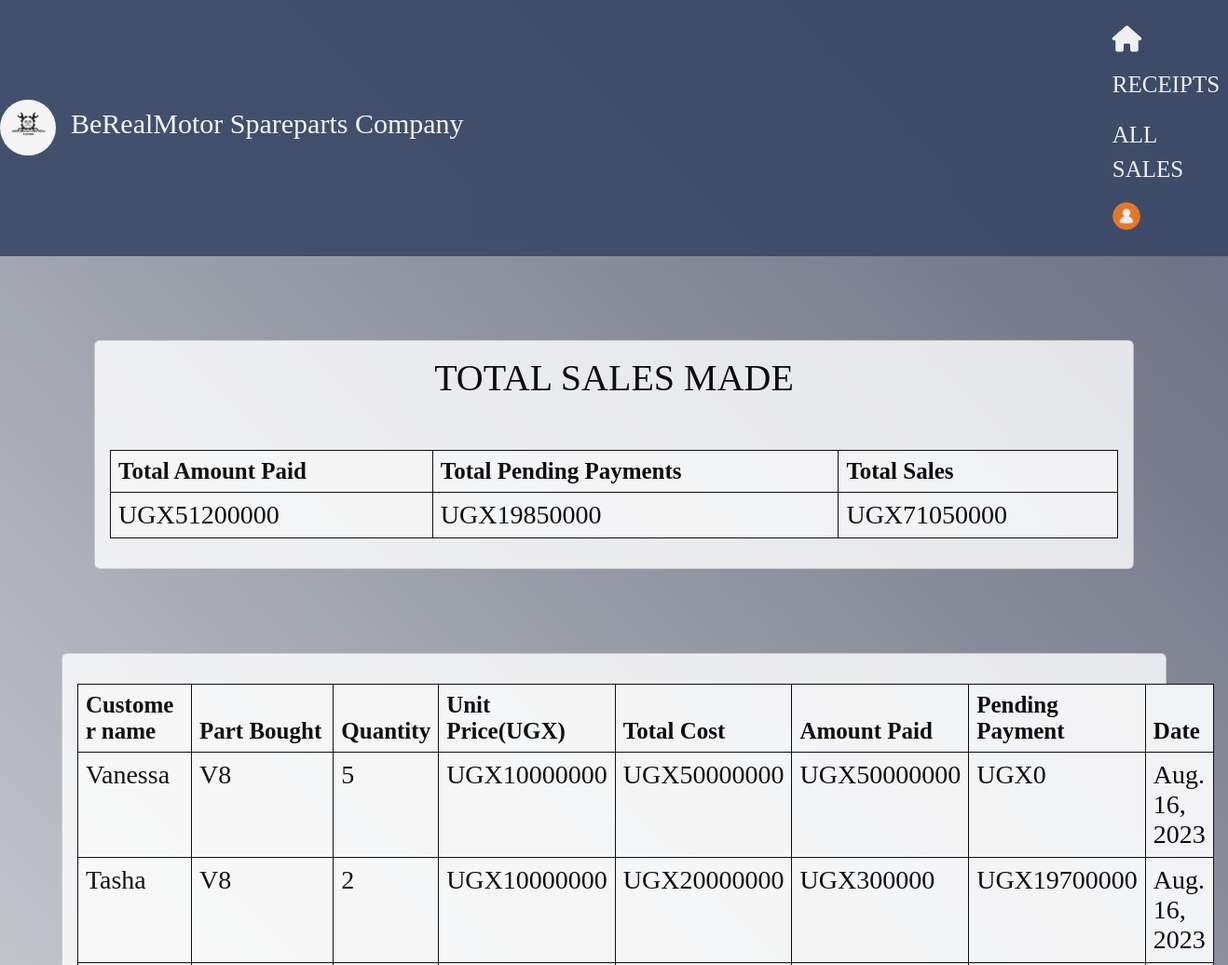
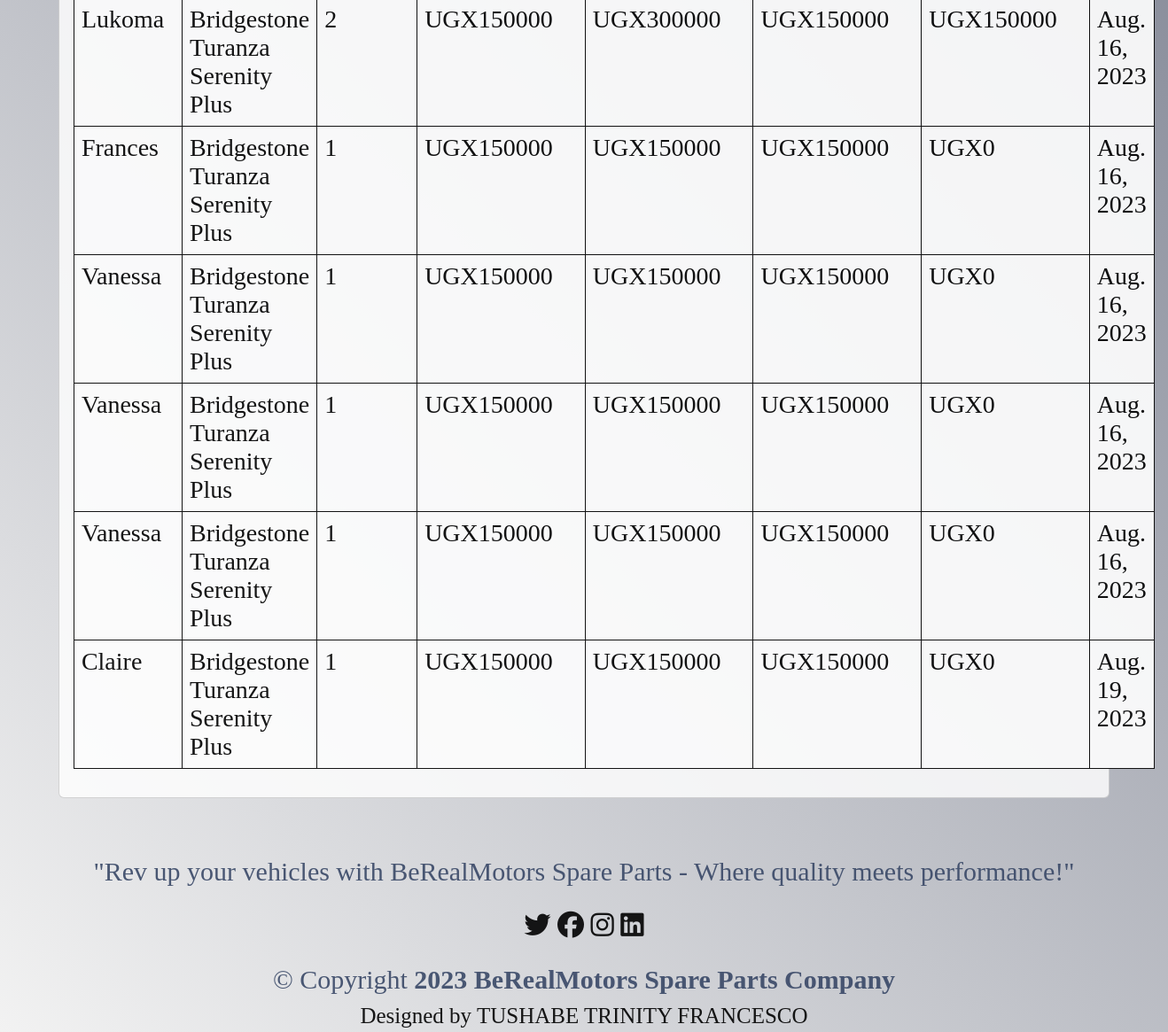
/all_sales/ (signed in), run on an earlier commit of the app's database (2 pictures, top to bottom).
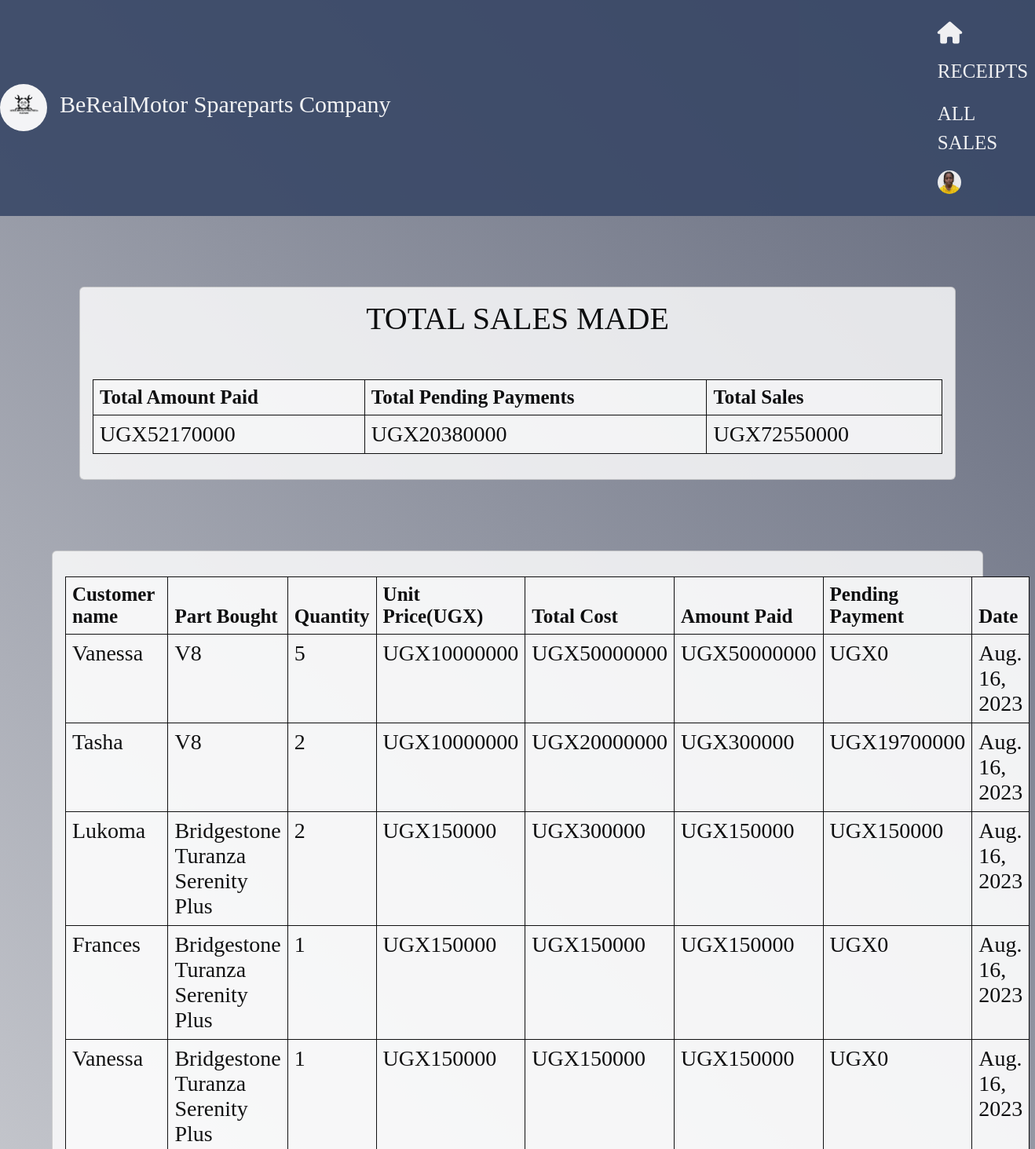
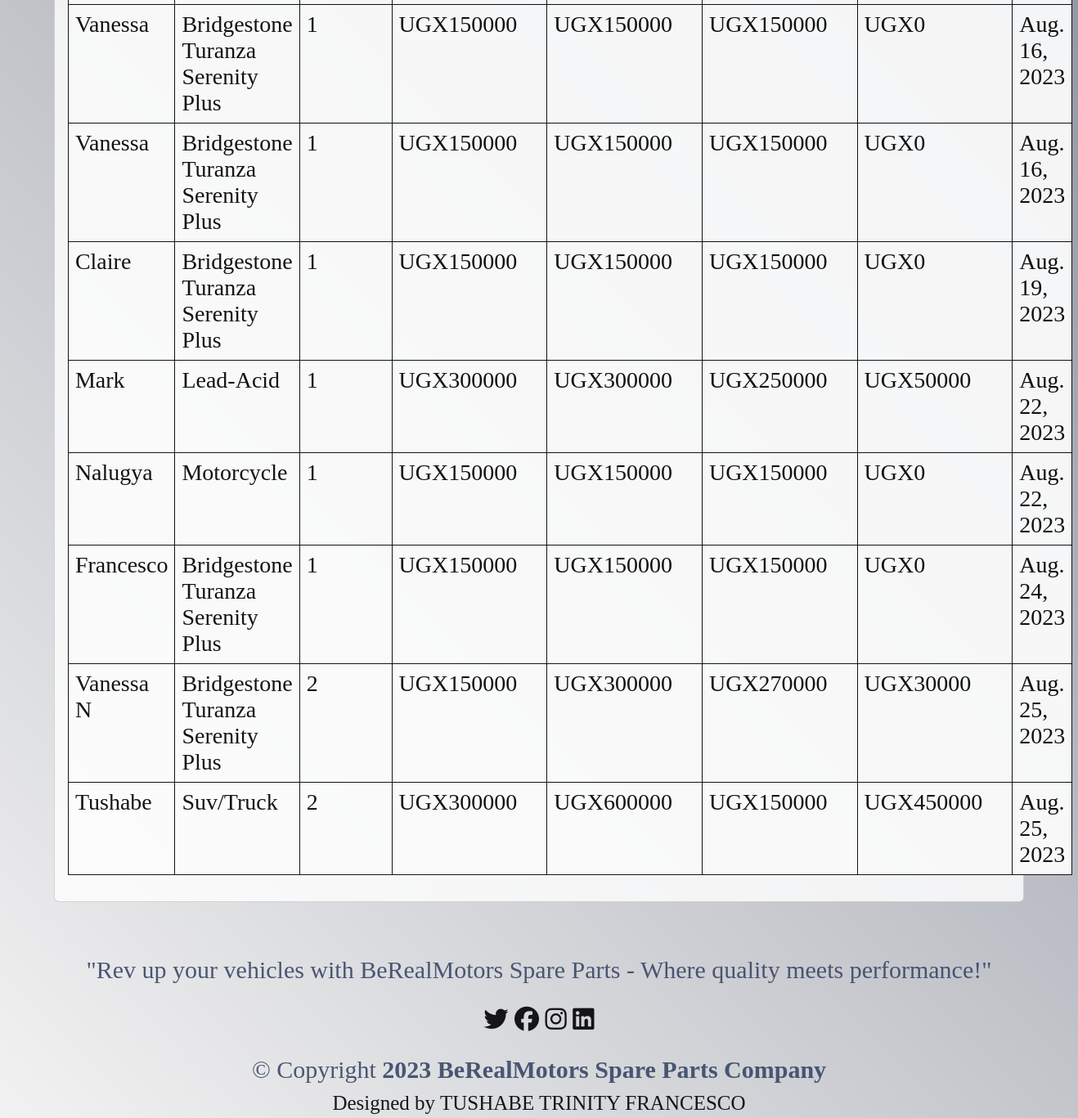
And on a later commit of the database (2 pictures, top to bottom).
### SparepartsApp/models.py (models this page shows, shortened)
class Sale(models.Model):
    item = models.ForeignKey(Product, on_delete=models.CASCADE, null=False, blank=False)
    quantity = models.PositiveIntegerField(default=0, null=False, blank=False)
    customers_name = models.CharField(max_length=100, null=False, blank=False)
    phone_number = models.CharField(max_length=100, null=False, blank=False, default=0)
    amount_received = models.PositiveIntegerField(default=0, null=False, blank=False)
    unit_price = models.PositiveIntegerField(default=0, null=False, blank=False)
    branch_name = models.CharField(max_length=100,null=False, blank=False)
    date = models.DateField(default=timezone.now)
    def get_total(self):
        total = self.quantity * self.item.unit_price
        return int(total)
    def get_change(self):
        change = self.get_total() - self.amount_received
        return abs(int(change))

class Product(models.Model):
    Category_name = models.ForeignKey(Category, on_delete = models.CASCADE, null=False, blank=False) #Creating a relationship between the category and product primary key
    date_of_arrival = models.DateField(default=timezone.now)
    part_name = models.CharField(max_length=50, null = False, blank=False)
    country_of_orgin = models.CharField(max_length=50, null = False, blank=False)
    total_quantity = models.IntegerField(default=0, null=False, blank=False)
    issued_quantity = models.IntegerField(default=0, null=False, blank= False)
    received_quantity = models.IntegerField(default=0, null=False, blank= False)
    branch_name = models.CharField(max_length=50, null=False, blank= False)
    unit_price = models.IntegerField(default=0, null=False, blank=False)
    def __str__(self):
        return self.part_name

class UserProfile(models.Model):
    user = models.OneToOneField(User, on_delete=models.CASCADE)
    profile_picture = models.ImageField(upload_to='profile_pics/', blank=True, null=True)
    bio = models.TextField(max_length=300, blank=True)

### SparepartsApp/views.py (the view)
# urls.py: path('all_sales/', views.all_sales, name='all_sales'),
@login_required
def all_sales(request):
    sales = Sale.objects.all()
    total = sum([items.amount_received  for items in sales])
    change = sum([items.get_change() for items in sales])
    gross = total + change
    return render(request, 'assets/all_sales.html', {'sales': sales, 'total': total, 'change': change, 'gross': gross})

### templates/assets/all_sales.html
{% extends 'assets/base.html'%} {% block content%}
<br></br>
<div class="container">
  <div class="card">
    <div class="card-body">
      <h1 class="text-center">TOTAL SALES MADE</h1><br>
      <table class="table">
        <thead class="thead-dark">
          <tr>
            <th scope="col">Total Amount Paid</th>
            <th scope="col">Total Pending Payments</th>
            <th scope="col">Total Sales</th>
          </tr>
        </thead>
        <tbody>
          <tr>
            <td>UGX{{total}}</td>
            <td>UGX{{change}}</td>
            <td>UGX{{gross}}</td>
          </tr>
        </tbody>
      </table>
    </div>
  </div>
</div>
<br></br>
<div class="f">
  <div class="card">
    <div class="card-body">
      <table class="table">
        <table class="table">
          <thead class="thead-dark">
            <tr>
              <th scope="col">Customer name</th>
              <th scope="col">Part Bought</th>
              <th scope="col">Quantity</th>
              <th scope="col">Unit Price(UGX)</th>
              <th scope="col">Total Cost</th>
              <th scope="col">Amount Paid</th>
              <th scope="col">Pending Payment</th>
              <th class="col">Date</th>
            </tr>
          </thead>
          {% for sale in sales %}
          <tbody>
            <tr>
              <td>{{sale.customers_name | title}}</td>
              <td>{{sale.item | title}}</td>
              <td>{{sale.quantity}}</td>
              <td>UGX{{sale.unit_price}}</td>
              <td>UGX{{sale.get_total}}</td>
              <td>UGX{{sale.amount_received}}</td>
              <td>UGX{{sale.get_change}}</td>
              <td>{{sale.date}}</td>
            </tr>
          </tbody>
          {% endfor %}
        </table>
    </div>
  </div>
</div>
{% endblock%}

### templates/assets/base.html (shortened to what this page needs)
{% load static %}
{% load bootstrap5 %}
{% bootstrap_css %}
<!DOCTYPE html>
<html lang="en">
<head>
    <link rel="stylesheet" href="{% static 'css/main.css' %}">
    <link rel="stylesheet" href="https://cdnjs.cloudflare.com/ajax/libs/font-awesome/6.4.2/css/all.min.css"/>
</head>
<body>
    <nav class="navbar navbar-expand-lg navbar-dark ">
        <a class="navbar-brand" href="#">
            <img src="{% static 'images/BeRealMotorsLogo.png' %}" alt="Logo" class="logo-img">
        </a>
        <a class="nav-link" href="{% url 'home' %}">
            <h1 class="navbar-brand" style="font-size: 30px" onmouseover="this.style.color='gray'"
                onmouseout="this.style.color='white'">BeRealMotor Spareparts Company</h1>
        </a>
        <div class="collapse navbar-collapse" id="navbarNav">
            <ul class="nav navbar-nav ml-auto">
                <li class="nav-item {% if request.path == '/' %}active{% endif %}">
                    <a class="nav-link" href="{% url 'home' %}" style="font-size: 25px; color:white;"
                        onmouseover="this.style.color='gray'" onmouseout="this.style.color='white'"><i class="fa-solid fa-house"></i></a>
                </li>
                <li class="nav-item {% if request.path == '/receipt/' %}active{% endif %}">
                    <a class="nav-link" href="{% url 'receipt' %}" style="font-size: 25px; color:white;"
                        onmouseover="this.style.color='gray'" onmouseout="this.style.color='white'">RECEIPTS</a>
                </li>
                <li class="nav-item {% if request.path == '/all_sales/' %}active{% endif %}">
                    <a class="nav-link" href="{% url 'all_sales' %}" style="font-size: 25px; color:white;"
                        onmouseover="this.style.color='gray'" onmouseout="this.style.color='white'">ALL SALES</a>
                </li>
                {% if user.is_authenticated %}
                <li class="nav-item dropdown">
                    <a class="nav-link dropdown-toggle" href="#" id="navbarDropdown" role="button"
                        data-toggle="dropdown" aria-haspopup="true" aria-expanded="false">
                        {% if user.userprofile.profile_picture %}
                        <img src="{{ user.userprofile.profile_picture.url }}" alt="Profile Picture"
                            style="width: 30px; height: 30px; border-radius: 50%;">
                        {% else %}
                        <img src="{% static 'images/default_avatar.png' %}" alt="Default Avatar"
                            style="width: 30px; height: 30px; border-radius: 50%;">
                        {% endif %}
                    </a>
                </li>
                {% else %}
                <li class="nav-item">
                    <a class="nav-link" href="{% url 'login' %}">Login</a>
                </li>
                {% endif %}
            </ul>
        </div>
    </nav>
    {% block content %}
    {% endblock %}
    <footer id="footer">
        <div class="footer">
          <p>"Rev up your vehicles with BeRealMotors Spare Parts - Where quality meets performance!"</p>
          <div class="social-links">
            <a href=""><i class="fa-brands fa-twitter"></i></a>
            <a href=""><i class="fa-brands fa-facebook"></i></a>
            <a href=""><i class="fa-brands fa-instagram"></i></a>
            <a href=""><i class="fa-brands fa-linkedin"></i></a>
          </div>
          <div class="text-center mt-3">
            &copy; Copyright <strong><span>
                <script>document.write(new Date().getFullYear())</script> BeRealMotors Spare Parts Company
              </span></strong>
          </div>
          <div class="credits">
            Designed by TUSHABE TRINITY FRANCESCO
          </div>
        </div>
      </footer>
</body>
</html>

### SparepartsApp/static/css/main.css (style rules this page uses)
body { position: relative; overflow-x: hidden; background: linear-gradient(45deg, #f2f2f2, #61677A); width: 100% !important; height: 100vh; display: table; position: relative; background-position: center; background-attachment: scroll; -o-background-size: cover; -moz-background-size: cover; -webkit-background-size: cover; background-size: cover; background-repeat: no-repeat; opacity: 0.9; }
body { font-family: 'Times New Roman'; color: black; font-size: 30px; }
.navbar { background-color: #394867; padding: 20px 0; }
.navbar-brand, .navbar-links a { color: white; font-size: 24px; }
.dropdown-toggle::after { display: none; }
.navbar-expand-lg .navbar-collapse { display: flex !important; flex-basis: auto; margin-left: 51%; }
.logo-img { height: 60px; border-radius: 50px; }
#footer { margin-top: 60px; background-color: transparent; font-style: Times New Roman; color: #394867; text-align: center; }
#footer .social-links a { color: black; }
#footer .credits { font-size: 25px; color: black; text-emphasis-color: black; }
.card { background-color: rgba(255, 255, 255, 0.9); color: black; justify-content: center; width: 100%; }
.table>thead { vertical-align: bottom; background-color: #394867; color: white; font-size: 25px; }
.table>tbody { vertical-align: inherit; font-size: 28px; justify-content: center; }
.table { border-collapse: collapse; width: 100%; border: 1px solid #394867; }
.table th, .table td { border: 1px solid black; padding: 8px; text-align: left; }
.f { margin-left: 5%; margin-right: 5%; }
.fa-solid, .fas { font-weight: 900; font-size: 28px; }

What changed in the data, as far as the page shows it:
added Sale: customers_name "Mark", item "Lead-Acid", quantity "1", unit_price "300000", get_total "300000", amount_received "250000", get_change "50000", date "Aug. 22, 2023"
added Sale: customers_name "Nalugya", item "Motorcycle", quantity "1", unit_price "150000", get_total "150000", amount_received "150000", get_change "0", date "Aug. 22, 2023"
added Sale: customers_name "Francesco", item "Bridgestone Turanza Serenity Plus", quantity "1", unit_price "150000", get_total "150000", amount_received "150000", get_change "0", date "Aug. 24, 2023"
added Sale: customers_name "Vanessa N", item "Bridgestone Turanza Serenity Plus", quantity "2", unit_price "150000", get_total "300000", amount_received "270000", get_change "30000", date "Aug. 25, 2023"
added Sale: customers_name "Tushabe", item "Suv/Truck", quantity "2", unit_price "300000", get_total "600000", amount_received "150000", get_change "450000", date "Aug. 25, 2023"
Also different on the page:
{{ total }}: "51200000" → "52170000"
{{ change }}: "19850000" → "20380000"
{{ gross }}: "71050000" → "72550000"
